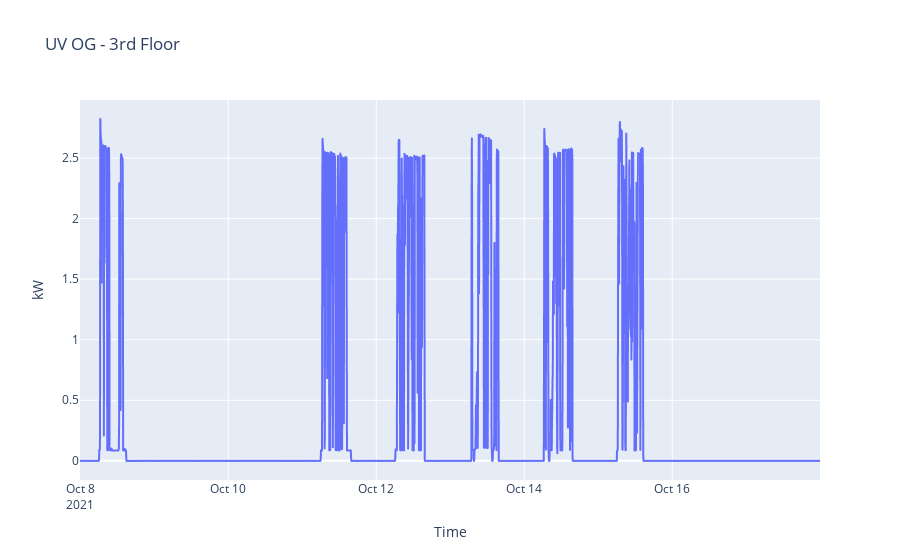

This figure's notebook cell:
### Code cell
px.line(
    x=df_1T.index, y=df_1T.kw, 
    title='UV OG - 3rd Floor',
    labels={
        'x': 'Time',
        'y': 'kW'
    })

### Figure 1 — Plotly figure (JSON) as saved in the notebook; plotly's stock layout.template omitted (floating-point values rounded to 4 significant figures; data arrays with more than 128 entries replaced by an {"elided": "..."} marker saying what was removed)
{"data": [{"hovertemplate": "Time=%{x}<br>kW=%{y}<extra></extra>", "legendgroup": "", "line": {"color": "#636efa", "dash": "solid"}, "marker": {"symbol": "circle"}, "mode": "lines", "name": "", "showlegend": false, "type": "scattergl", "x": {"elided": "2881 str values"}, "xaxis": "x", "y": {"elided": "2881 float values"}, "yaxis": "y"}], "layout": {"legend": {"tracegroupgap": 0}, "title": {"text": "UV OG - 3rd Floor"}, "xaxis": {"anchor": "y", "domain": [0, 1], "title": {"text": "Time"}}, "yaxis": {"anchor": "x", "domain": [0, 1], "title": {"text": "kW"}}}}
